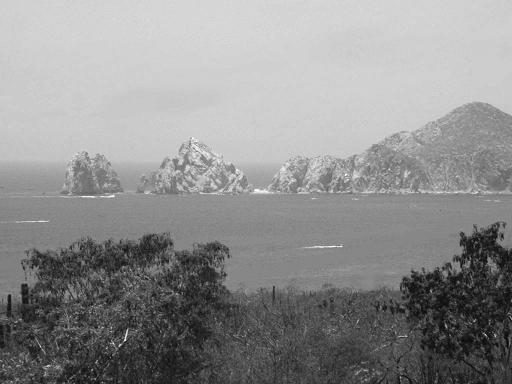
%> input picture Assignments/Assigment2/data/ocean2.jpg, 512 x 384 px
$ octave task3_solution.m   (GNU Octave 9; MATLAB toolbox functions it lacks are replaced by stand-ins)
%> lines starting %> are read from the running program, lines starting %| are printed output that depends on the picture; in (x1, y1, x2, y2) boxes, pixels count from 0 and x2, y2 are one past the last pixel; in counts of white or black regions, pixels touching at a corner belong together; the program's own positions count from 1
image = imread('ocean2.jpg')
%> image is the input picture: size 384x512 uint8; min 0, max 255, mean 143
%figure(1); imshow(image);
%%
sky = (image > 186)
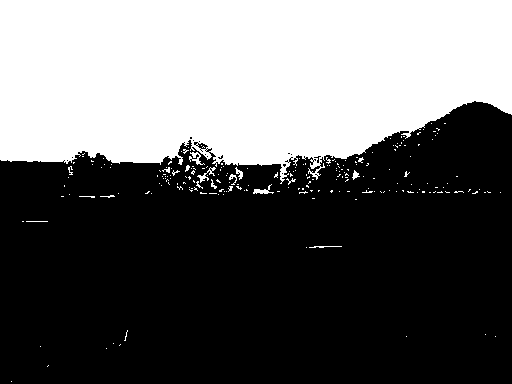
%> sky: size 384x512 logical; 39.4% white; 218 white regions (202 under 20 px), largest, box (x1, y1, x2, y2) and area: (0, 0, 512, 184) 76144, (189, 152, 205, 165) 85, (197, 167, 216, 183) 83
sky = imerode(sky, [0,1,0; 1,1,1; 0,1,0])
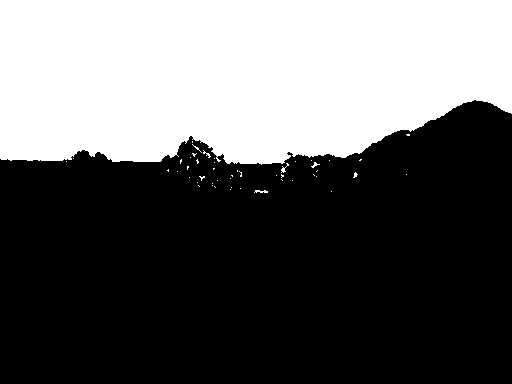
%> sky: size 384x512 logical; 38.3% white; 49 white regions (44 under 20 px), largest, box (x1, y1, x2, y2) and area: (0, 0, 512, 165) 75002, (254, 190, 268, 193) 29, (281, 163, 289, 173) 27, (311, 162, 320, 168) 21, (203, 150, 211, 158) 20
%> (the run ends here)

$ run again, with Assignments/Assigment2/data/ocean.jpg copied over Assignments/Assigment2/data/ocean2.jpg
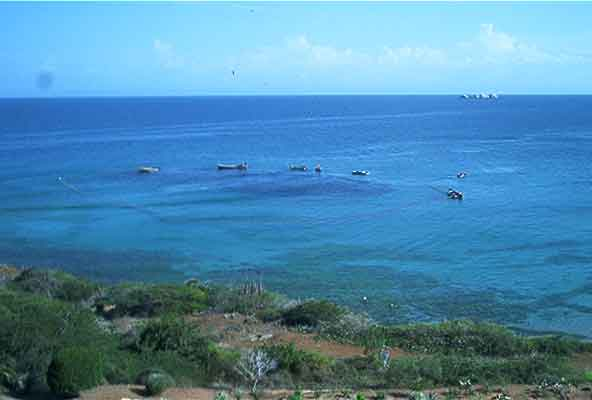
%> input picture Assignments/Assigment2/data/ocean.jpg, 592 x 400 px
%> image is the input picture: size 400x592x3 uint8; mean R, G, B 77.6, 137.1, 173
%> `sky = (image > 186)`:
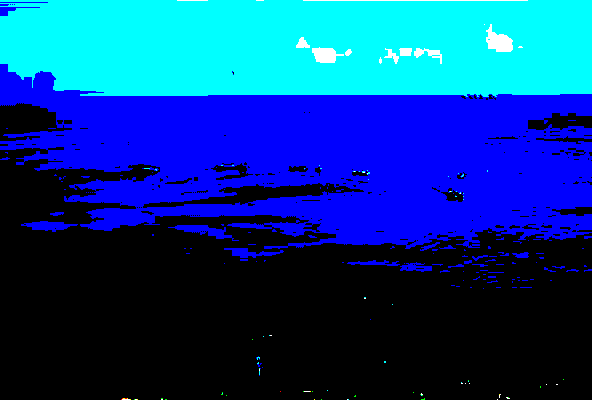
%> sky: size 400x592x3 logical; mean R, G, B 0.00686, 0.232, 0.533
%> `sky = imerode(sky, [0,1,0; 1,1,1; 0,1,0])`:
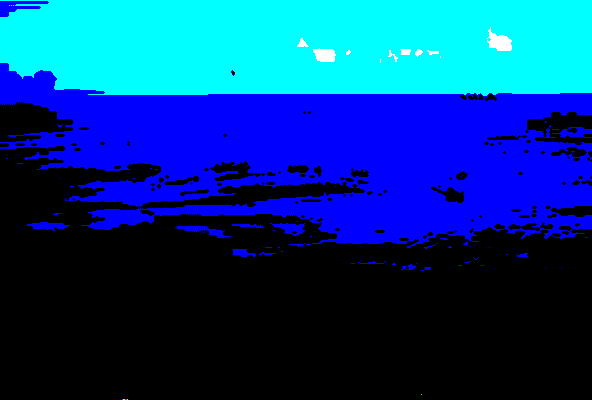
%> sky: size 400x592x3 logical; mean R, G, B 0.00364, 0.228, 0.504
